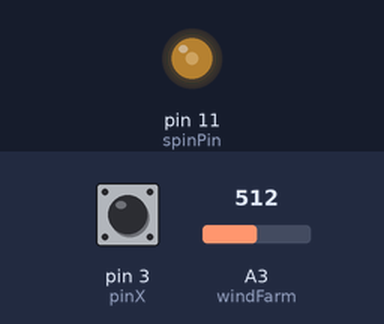
Recording of a sketch running on a simulated Arduino Uno, built with avr-gcc and run on an emulated ATmega328P. Shown: output pins drawn as LEDs (lit = HIGH). The test bench sets the inputs (shaded band); at power-on: pin 3 (pinX) HIGH, A3 (windFarm) = 512. What the sketch prints to the serial monitor is not drawn.

Above: at 1.2 s.
1.3 s: pin 3 (pinX) pulled LOW for 0.15 s
At 1.38 s:
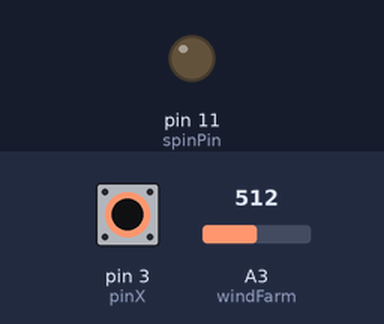
2.9 s: pin 3 (pinX) pulled LOW for 3.2 s
At 7.2 s:
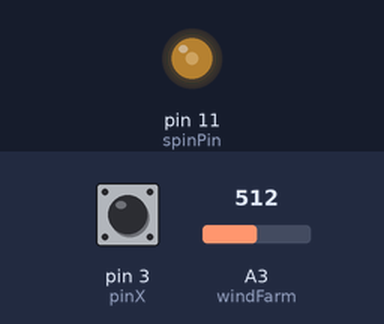
Timing chart, 0 to 8.7 s (numbered marks = the images above; inputs shaded):
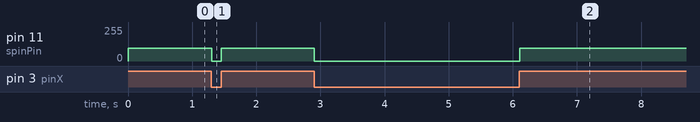

Measured:
- after the input at 1.3 s, pin 11 (spinPin): 95/255 → 0/255 at once, → 95/255 0.15 s later
- after the input at 2.9 s, pin 11 (spinPin): 95/255 → 0/255 at once, → 95/255 3.2 s later

The sketch:

maker_faire.ino
```cpp
int windFarm = A3; // pin for all the dc motors + fans in series on the grate
int val = 0; // variable to store value coming from motorPin
int spinPin = 11; // pin for the output speed of the dc motor for painting
int spinSpeed = 0;
float voltage = 0.0;
int pinX = 3; //pin to read in rocker switch state

void setup() {
  pinMode(windFarm, INPUT);
  pinMode(spinPin, OUTPUT);
  pinMode (pinX, INPUT_PULLUP); // use with button connected to pinX and to Gnd
  Serial.begin(9600);
}

void loop() {
 val = analogRead(windFarm);
 voltage = val * (5.0 / 1023.0);
 if(voltage > 0.0) {
   Serial.println(voltage);
 }
 spinSpeed = val / 4;

 // THIS IS ADDED FOR DEMO PURPOSES
 if(digitalRead(pinX) == 1) { // this is "on"
   spinSpeed = 95;
 } else {
   spinSpeed = 0;
 }
 // END OF DEMO PART OF CODE

 analogWrite(spinPin, spinSpeed);
}
```
